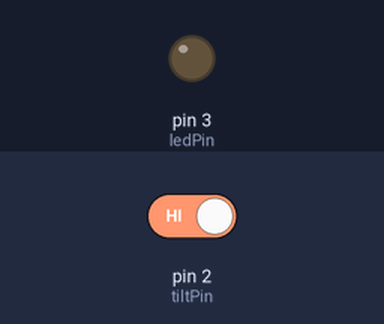
The sketch below on a simulated Arduino Uno, built with avr-gcc and run on an emulated ATmega328P. Shown: output pins drawn as LEDs (lit = HIGH). Inputs (shaded band) come from the test bench; at power-on: pin 2 (tiltPin) HIGH.

Above: at 1.2 s.
1.3 s: pin 2 (tiltPin) driven LOW
At 2.2 s:
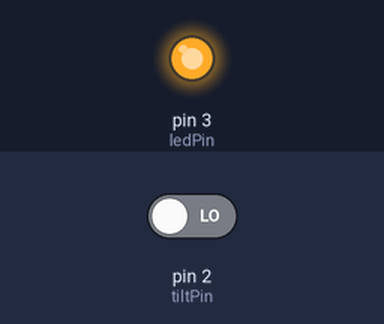
2.8 s: pin 2 (tiltPin) driven HIGH
At 3.4 s:
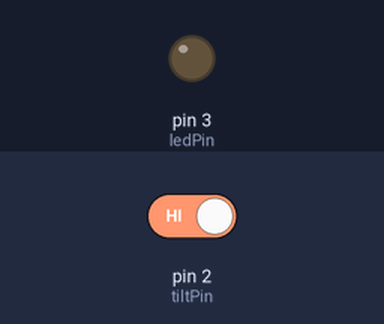
Timing chart, 0 to 5.8 s (numbered marks = the images above; inputs shaded):
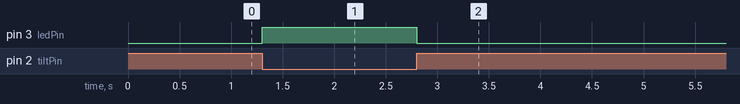

Measured:
- after the input at 1.3 s, pin 3 (ledPin): LOW → HIGH at once
- after the input at 2.8 s, pin 3 (ledPin): HIGH → LOW at once

The sketch:

Tilt_Ball_Switch.ino
```cpp
int tiltPin = 2;
int ledPin = 3;

void setup() {
  pinMode(tiltPin, INPUT_PULLUP);
  pinMode(ledPin, OUTPUT);
}

void loop() {
  int digitalVal = digitalRead(tiltPin);
  if (digitalVal == HIGH) {
    digitalWrite(ledPin, LOW);
  } else {
    digitalWrite(ledPin, HIGH);
  }
}
```
